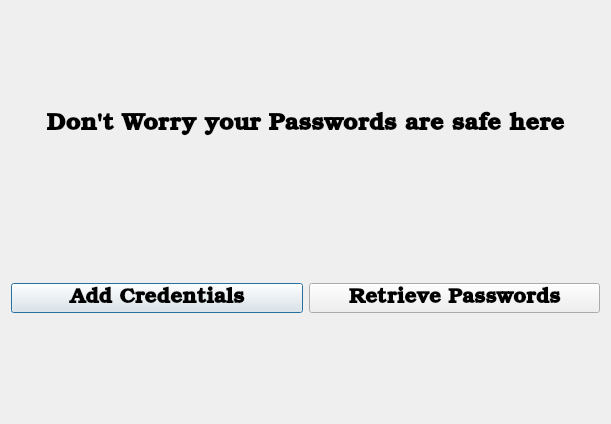
<?xml version="1.0" encoding="UTF-8"?>
<ui version="4.0">
 <class>Dialog</class>
 <widget class="QDialog" name="Dialog">
  <property name="geometry">
   <rect>
    <x>0</x>
    <y>0</y>
    <width>611</width>
    <height>424</height>
   </rect>
  </property>
  <property name="windowTitle">
   <string>Dialog</string>
  </property>
  <layout class="QVBoxLayout" name="verticalLayout">
   <item>
    <widget class="QLabel" name="label">
     <property name="font">
      <font>
       <family>Bookman Old Style</family>
       <pointsize>18</pointsize>
       <weight>75</weight>
       <bold>true</bold>
      </font>
     </property>
     <property name="text">
      <string>Don't Worry your Passwords are safe here</string>
     </property>
     <property name="alignment">
      <set>Qt::AlignCenter</set>
     </property>
    </widget>
   </item>
   <item>
    <spacer name="horizontalSpacer_4">
     <property name="orientation">
      <enum>Qt::Horizontal</enum>
     </property>
     <property name="sizeHint" stdset="0">
      <size>
       <width>40</width>
       <height>20</height>
      </size>
     </property>
    </spacer>
   </item>
   <item>
    <spacer name="horizontalSpacer_2">
     <property name="orientation">
      <enum>Qt::Horizontal</enum>
     </property>
     <property name="sizeHint" stdset="0">
      <size>
       <width>40</width>
       <height>20</height>
      </size>
     </property>
    </spacer>
   </item>
   <item>
    <layout class="QHBoxLayout" name="horizontalLayout">
     <item>
      <widget class="QPushButton" name="addCredentials">
       <property name="font">
        <font>
         <family>Bookman Old Style</family>
         <pointsize>16</pointsize>
         <weight>75</weight>
         <bold>true</bold>
        </font>
       </property>
       <property name="text">
        <string>Add Credentials</string>
       </property>
      </widget>
     </item>
     <item>
      <widget class="QPushButton" name="retrievePassword">
       <property name="font">
        <font>
         <family>Bookman Old Style</family>
         <pointsize>16</pointsize>
         <weight>75</weight>
         <bold>true</bold>
        </font>
       </property>
       <property name="text">
        <string>Retrieve Passwords</string>
       </property>
      </widget>
     </item>
    </layout>
   </item>
   <item>
    <spacer name="horizontalSpacer">
     <property name="orientation">
      <enum>Qt::Horizontal</enum>
     </property>
     <property name="sizeHint" stdset="0">
      <size>
       <width>40</width>
       <height>20</height>
      </size>
     </property>
    </spacer>
   </item>
   <item>
    <spacer name="horizontalSpacer_3">
     <property name="orientation">
      <enum>Qt::Horizontal</enum>
     </property>
     <property name="sizeHint" stdset="0">
      <size>
       <width>40</width>
       <height>20</height>
      </size>
     </property>
    </spacer>
   </item>
   <item>
    <spacer name="horizontalSpacer_5">
     <property name="orientation">
      <enum>Qt::Horizontal</enum>
     </property>
     <property name="sizeHint" stdset="0">
      <size>
       <width>40</width>
       <height>20</height>
      </size>
     </property>
    </spacer>
   </item>
   <item>
    <spacer name="horizontalSpacer_7">
     <property name="orientation">
      <enum>Qt::Horizontal</enum>
     </property>
     <property name="sizeHint" stdset="0">
      <size>
       <width>40</width>
       <height>20</height>
      </size>
     </property>
    </spacer>
   </item>
   <item>
    <spacer name="horizontalSpacer_6">
     <property name="orientation">
      <enum>Qt::Horizontal</enum>
     </property>
     <property name="sizeHint" stdset="0">
      <size>
       <width>40</width>
       <height>20</height>
      </size>
     </property>
    </spacer>
   </item>
  </layout>
 </widget>
 <resources/>
 <connections/>
</ui>
